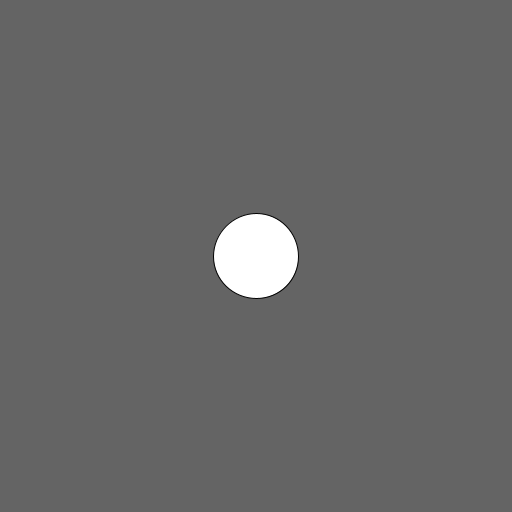
Frame 1 (no input)
Frame 60 (the mouse pressed at the canvas centre just before this capture): identical to frame 1, image omitted
Frame 120 (the mouse held since frame 60 and released just before this capture): identical to frame 1, image omitted

The Processing sketch that drew this single still picture (run headless with seeded random() and noise(); from frame 60 on, the mouse is pressed at the canvas centre):

// Processing sketch: Question3
// ── Question3.pde
int circleX;
int circleY;
int circleDiameter;

void setup() 
{
    size(512, 512);
    background(100);
    circleX = width/2;
    circleY = height/2;
    circleDiameter = height/6;
}

void draw()
{
    background(100);
    ellipse(circleX, circleY, circleDiameter, circleDiameter);
}

void mouseDragged()
{   
    if ((mouseX >=  (circleX - circleDiameter/2)) && //  mouse in the x bounds of  circle
        (mouseX <= (circleX + circleDiameter/2)))
    {
       if ((mouseY >=  (circleY - circleDiameter/2)) && //  mouse in the y  bounds of circle
        (mouseY <= (circleY + circleDiameter/2)))
        {
            if (mouseY < 0 + (circleDiameter/2))
            {
                circleY = 0 + circleDiameter/2;
            }
            else if (mouseY > height - (circleDiameter/2))
            {
                circleY = height - circleDiameter/2;
            }
            else 
            {
                circleY = mouseY;
            }

            if (mouseX < 0 + (circleDiameter/2))
            {
                circleX = 0 + circleDiameter/2;
            }
            else if (mouseX > width - (circleDiameter/2))
            {
                circleX = width - circleDiameter/2;
            }
            else 
            {
                circleX = mouseX;
            }
            ellipse(circleX, circleY, circleDiameter, circleDiameter);
        }
    }
}
